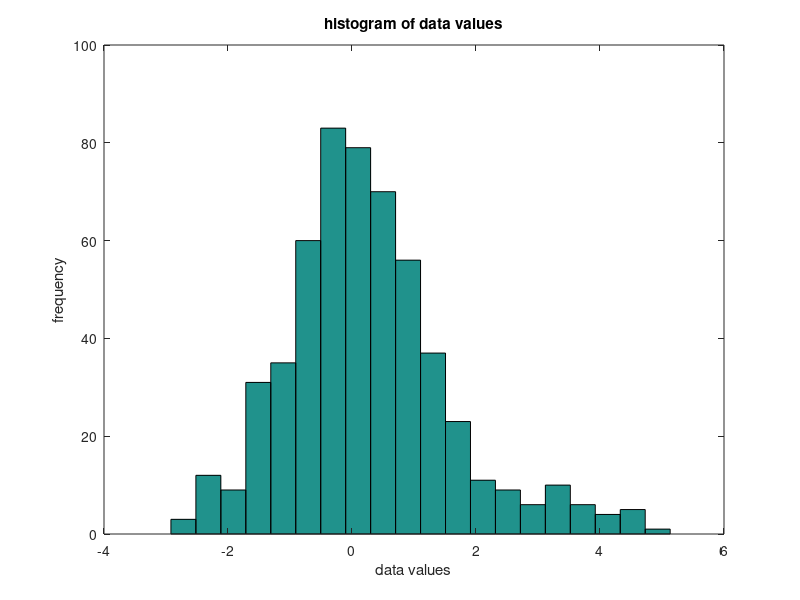
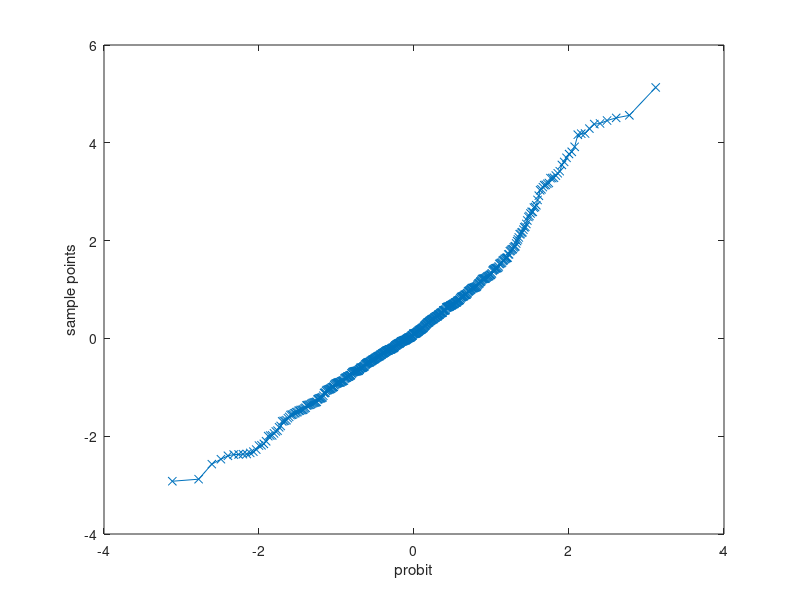

MATLAB code to generate these figures, in order: (Note: this script raises an error after producing the figures.)
% Author: Caitlin Ross
% Due date: 12/15/15
% CSCI 6971
% Assignment 8

% read data
vals = textread('data.txt', '%f');

% plot histogram of data
figure(1)
hist(vals, 20)
xlabel('data values')
ylabel('frequency')
title('histogram of data values')
saveas(gcf, 'hist.png')

% qq plot of data
figure(2)
qqplot(vals)
saveas(gcf, 'qq.png')

% sort data for cdf
val_sort = sort(vals);

% calc p values
pd = makedist('Normal', 0, 1);
pvals = 2*cdf(pd, -abs(vals));

% plot histogram of p values
figure(3)
hist(pvals,20)
xlabel('data values')
ylabel('frequency')
title('histogram of p-values')
saveas(gcf, 'hist-p.png')

% calculate False Discovery Rate using Benjamini & Hochberg method
fdr = 0.05;
[pvals_sort, sortIndex] = sort(pvals);
vals_sort2 = val_sort(sortIndex);
for i=1:length(pvals_sort)
    newvals(i,1) = length(pvals_sort)*pvals_sort(i,1)*(1/fdr);
end

% find r, the cutoff point
r=0;
for i=1:length(newvals)
   if i < newvals(i)
       r = i;
       break;
   end
end

r = r - 1;
p_cutoff = pvals_sort(r);
fprintf('FDR cutoff = 0.05\n');
fprintf('r = %d.\n', r);
fprintf('p-value at FDR cutoff = %f\n', p_cutoff);

totalp = 0;
% find # of pvals less than 0.05
for i=1:length(pvals_sort)
   if pvals_sort(i) < 0.05
       totalp = totalp + 1;
   end
end

fprintf('number of p-values less than 0.05 is %d\n', totalp);
fprintf('number of p-values less than %f is %d\n', p_cutoff, r);

% plot raw data as points
% indicate which are below FDR and which have p-value below 0.05
for i=1:length(pvals_sort)
   if i < r
       fdr_cut(i, 1) = vals_sort2(i);
       fdr_cut(i, 2) = pvals_sort(i);
   elseif pvals_sort(i) < 0.05
       pval_cut(i,1) = vals_sort2(i);
       pval_cut(i,2) = pvals_sort(i);
   else
       rest(i,1) = vals_sort2(i);
       rest(i,2) = pvals_sort(i);
   end
       
end

figure(4)
scatter(fdr_cut(:,1), fdr_cut(:,2), 'bo')
hold on
scatter(pval_cut(:,1), pval_cut(:,2), 'rx')
scatter(rest(:,1), rest(:,2), 'g+')
legend('below FDR cutoff', 'p-value below 0.05', 'all other data points')
xlabel('data value')
ylabel('p-value')
title('Data points plotted with respect to their p-values')
saveas(gcf, 'all-data.png')

